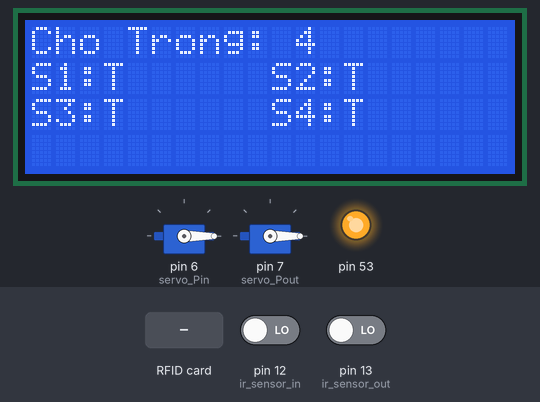
The sketch below on a simulated Arduino Mega 2560, built with avr-gcc and run on an emulated ATmega2560. Parts: 2 × servo, 20×4 character LCD, output pins drawn as LEDs (lit = HIGH). Wiring (inferred from the names in the program): 4 × IR receiver: data pin 8 / data pin 9 / data pin 10 / data pin 11. The test bench sets the inputs (shaded band); at power-on: pin 12 (ir_sensor_in) LOW, pin 13 (ir_sensor_out) LOW. What the sketch prints to the serial monitor is not drawn.

Above: at 3.3 s.
3.4 s: RFID card C3 3A BB AD held to the reader
At 4.8 s:
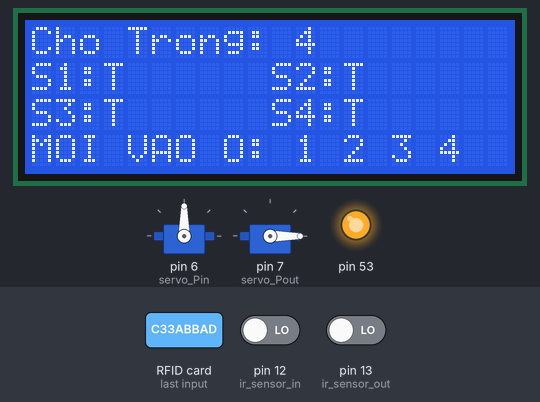
6.4 s: RFID card 5E 7A 19 C4 held to the reader
At 8.2 s:
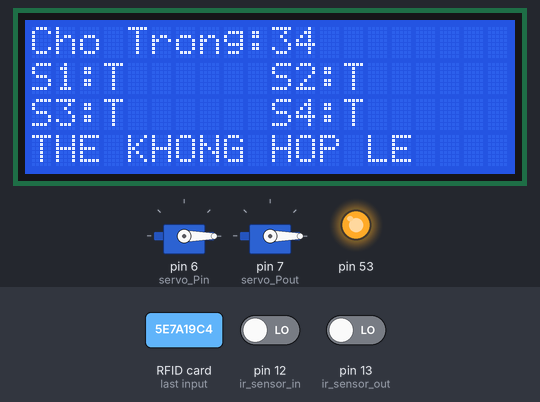
8.5 s: RFID card 5E 7A 19 C4 held to the reader
At 10.5 s:
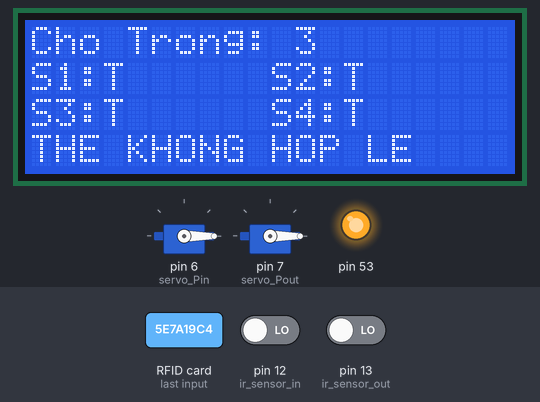
11.5 s: RFID card 03 7D AB AD held to the reader
At 11.9 s:
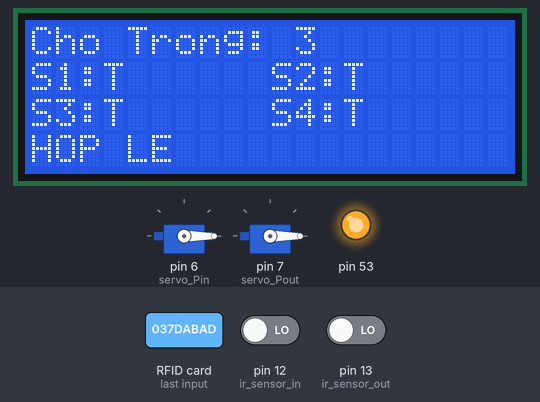
14.0 s: RFID card A3 51 FE 34 held to the reader
At 16.9 s:
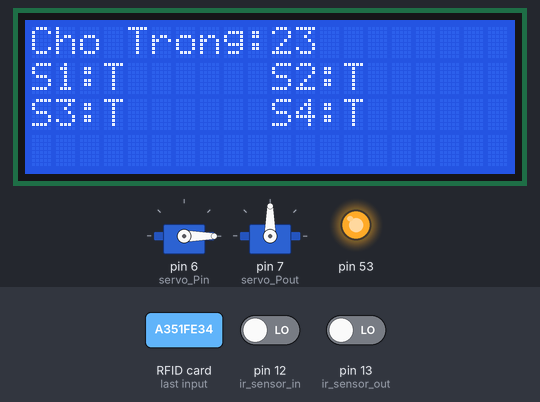
Timing chart, 0 to 18.0 s (numbered marks = the images above; inputs shaded):
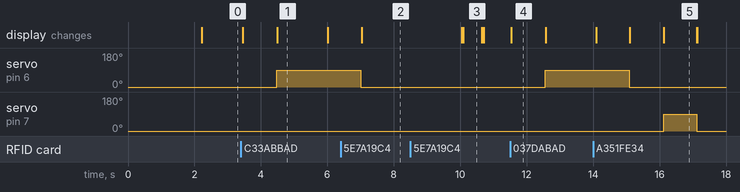

Measured:
- after the input at 3.4 s, servo on pin 6 (servo_Pin): 0° → 90° after 1.1 s; the display: first changes after 0.06 s (image 1 shows a later state)
- after the input at 6.4 s, the display: changes after 0.63 s (image 2)
- after the input at 11.5 s, servo on pin 6 (servo_Pin): 0° → 90° after 1.1 s; the display: changes at once (image 4)
- after the input at 14.0 s, servo on pin 7 (servo_Pout): 0° → 90° after 2.1 s, → 0° 1.0 s later; the display: first differs from a run without the input after 1.1 s (image 5 shows a later state)
- what the display in image 1 shows lasts 1.5 s, from 4.5 s to 6.0 s
- what the display in image 3 shows lasts 0.5 s, from 10.1 s to 10.6 s
- what the display in image 4 shows lasts 1.1 s, from 11.5 s to 12.6 s

The sketch:

bx.ino
```cpp
#include <Servo.h>
#include <Wire.h>
#include <SPI.h>
#include <MFRC522.h>
#include <LiquidCrystal_I2C.h>
// Định nghĩa các chân kết nối
#define SS_PINin 37
#define RST_PIN 5
#define SS_PINout 42
#define servo_Pin 6
#define servo_Pout 7
MFRC522 mfrc522_in(SS_PINin, RST_PIN);
MFRC522 mfrc522_out(SS_PINout, RST_PIN);
Servo servo_in;
Servo servo_out;
LiquidCrystal_I2C lcd(0x27, 20, 4);
int ir_car1 = 8;
int ir_car2 = 9;
int ir_car3 = 10;
int ir_car4 = 11;
int ir_sensor_in = 12;
int ir_sensor_out = 13;
int S1 = 0, S2 = 0, S3 = 0, S4 = 0;
int slot = 4;


void setup() {
Serial.begin(9600);
pinMode(ir_car1, INPUT);
pinMode(ir_car2, INPUT);
pinMode(ir_car3, INPUT);
pinMode(ir_car4, INPUT);
pinMode(ir_sensor_in, INPUT);
pinMode(ir_sensor_out, INPUT);
SPI.begin();
mfrc522_in.PCD_Init();
mfrc522_out.PCD_Init();
servo_in.attach(servo_Pin);
servo_out.attach(servo_Pout);
servo_in.write(0);
servo_out.write(0);
Serial.println("BAI GUI XE");
lcd.init();
lcd.backlight();
lcd.setCursor(0, 0);
lcd.print("BAI GUI XE");
delay(2000);
lcd.clear();
Read_Sensor();
updateSlotOnLCD(slot);

}

void loop() {
  Read_Sensor();
  lcd.setCursor(0, 0);
  lcd.print("Cho Trong: ");
  lcd.print(slot);
  lcd.print("  ");
  lcd.setCursor(0, 1);
  if (S1 == 1) {
    lcd.print("S1:D ");
  } else {
    lcd.print("S1:T");
  }
  lcd.setCursor(10, 1);
  if (S2 == 1) {
    lcd.print("S2:D ");
  } else {
    lcd.print("S2:T");
  }
  lcd.setCursor(0, 2);
  if (S3 == 1) {
    lcd.print("S3:D ");
  } else {
    lcd.print("S3:T");
  }
  lcd.setCursor(10, 2);
  if (S4 == 1) {
    lcd.print("S4:D");

  } else {
    lcd.print("S4:T");
  }
  checkRFID_in();
  checkRFID_out();
}
void Read_Sensor() {
  S1 = 0, S2 = 0, S3 = 0, S4 = 0;
  if (digitalRead(ir_car1) == 0) { S1 = 1; }
  if (digitalRead(ir_car2) == 0) { S2 = 1; }
  if (digitalRead(ir_car3) == 0) { S3 = 1; }
  if (digitalRead(ir_car4) == 0) { S4 = 1; }
}

void checkRFID_in() {
  if (mfrc522_in.PICC_IsNewCardPresent() && mfrc522_in.PICC_ReadCardSerial()) {
    String uid = getUID(mfrc522_in);
    Serial.print("RFID vào: ");
    Serial.println(uid);

    if (isAuthorized(uid)) {
      if (slot > 0) {
        lcd.setCursor(0, 3);
        lcd.print("HOP LE ");
        delay(1000);
        lcd.setCursor(0, 3);
        lcd.print("                ");
        Serial.println("Cửa vào mở");
        servo_in.write(90);

        // Hiển thị ô trống
        String blank = "MOI VAO O: ";
        bool kt = false;
        if (S1 == 0) {
          blank += "1 ";
          kt = true;
        }
        if (S2 == 0) {
          blank += "2 ";
          kt = true;
        }
        if (S3 == 0) {
          blank += "3 ";
          kt = true;
        }
        if (S4 == 0) {
          blank += "4 ";
          kt = true;
        }

        if (kt) {
          lcd.setCursor(0, 3);
          lcd.print(blank);
          Serial.println(blank);
          delay(1500);
          lcd.setCursor(0, 3);
          lcd.print("                  ");
        }
        bool carPassed = false;


        unsigned long startTime = millis();  // Thời gian bắt đầu đợi
        while (!carPassed && (millis() - startTime < 10000)) {
          // Trong vòng 10 giây, kiểm tra cảm biến hồng ngoại
          if (digitalRead(ir_sensor_in) == 0) {
            // Xe đã đi qua cổng vào
            carPassed = true;
          }
        }
        if (carPassed) {
          delay(1000);
          Serial.print("xe da qua");
          servo_in.write(0);
          slot = max(0, slot - 1);
          updateSlotOnLCD(slot);
          Serial.println("Vao");
        } else {
          Serial.println("k co xe qua");
          servo_in.write(0);
        }
      } else {
        lcd.setCursor(0, 3);
        lcd.print("Het Cho");
        delay(3000);
        lcd.setCursor(0, 3);
        lcd.print("                      ");
        Serial.println("Full");
      }
    } else {
      lcd.setCursor(0, 3);

      lcd.print("THE KHONG HOP LE");
      delay(500);
      lcd.setCursor(0, 3);
      lcd.print("                                                       ");
      Serial.println("the khong hop le");
    }
    mfrc522_in.PICC_HaltA();
  }
}

void checkRFID_out() {
  if (mfrc522_out.PICC_IsNewCardPresent() && mfrc522_out.PICC_ReadCardSerial()) {
    String uid = getUID(mfrc522_out);
    Serial.print("RFID ra: ");
    Serial.println(uid);

    if (isAuthorized(uid)) {
      Serial.println("Cửa ra mở");
      lcd.setCursor(0, 3);
      lcd.print("HOP LE ");
      lcd.setCursor(0, 3);
      delay(1000);
      lcd.print("                 ");
      servo_out.write(90);
      bool carPassed = false;
      unsigned long startTime = millis();  // Thời gian bắt đầu đợi
      while (!carPassed && (millis() - startTime < 10000)) {
        // Trong vòng 10 giây, kiểm tra cảm biến IR
        if (digitalRead(ir_sensor_out) == 0) {

          // Xe đã đi qua cổng ra
          carPassed = true;
        }
      }

      if (carPassed) {
        Serial.print("xe da qua");
        delay(1000);
        servo_out.write(0);
        slot = min(4, slot + 1);  // Đảm bảo slot không vượt quá 4
        updateSlotOnLCD(slot);
        Serial.println("Ra");
      } else {
        servo_out.write(0);
      }
    } else {
      lcd.setCursor(0, 3);
      lcd.print("THE KHONG HOP LE ");
      lcd.setCursor(0, 3);
      delay(3000);
      lcd.print("                 ");
      Serial.println("k hop le");
    }

    mfrc522_out.PICC_HaltA();
  }
}

String getUID(MFRC522& mfrc522) {
String uid = "";
for (byte i = 0; i < mfrc522.uid.size; i++) {
uid += String(mfrc522.uid.uidByte[i] < 0x10 ? "0" : "");
uid += String(mfrc522.uid.uidByte[i], HEX);
}
uid.toUpperCase();
return uid;
}
bool isAuthorized(String uid) {
// Thêm các UID hợp lệ tại đây
if (uid == "C33ABBAD" || uid == "037DABAD" || uid == "A351FE34" || uid == "83441230") {
return true;
}
return false;
}
void updateSlotOnLCD(int slot) {
lcd.setCursor(10, 0);
lcd.print(slot);
}
```
